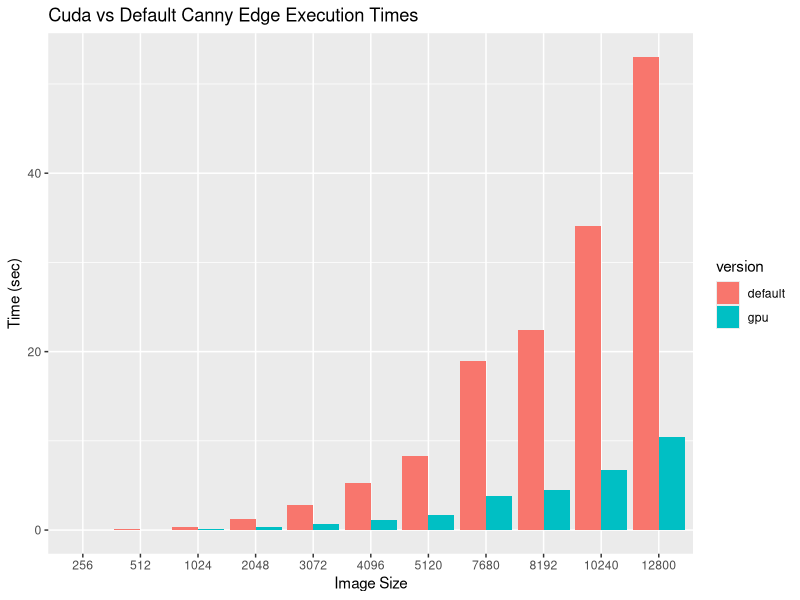

The R script that drew this image:
library(tidyverse)
library(dplyr)

s <- list(256, 512, 1024, 2048, 3072, 4096, 5120, 7680, 8192, 10240, 12800)
cuda_timings <- read_csv("results/cuda_timings.csv")
default_timings <- read_csv("results/default_timings.csv")

colnames(cuda_timings) <- c("size","time")
cdf <- data.frame(version=character(),size=integer(),time=double())

colnames(default_timings) <- c("size","time")
ddf <- data.frame(version=character(),size=integer(),time=double())

for (x in s) {
  res <- cuda_timings %>%
    filter(size == x) %>%
    group_by(size) %>%
    summarize(mean(time))
  
  cdf[nrow(cdf) + 1,] <- c("gpu", res)
}

for (x in s) {
  res <- default_timings %>%
    filter(size == x) %>%
    group_by(size) %>%
    summarize(mean(time))
  
  ddf[nrow(ddf) + 1,] <- c("default", res)
}

pdf <- rbind(cdf, ddf)
pdf$size <- as.character(pdf$size)

pdf %>%
  ggplot(aes(reorder(size,time), time, fill=version)) +
  geom_bar(stat="identity", position="dodge") +
  labs(title="Cuda vs Default Canny Edge Execution Times",
       x="Image Size", y="Time (sec)")

sdf <- data.frame(size=integer(), Ts=double(), Tp=double(), speedup=double())
for (x in s) {
  tp <- cdf %>% filter(size == x)
  ts <- ddf %>% filter(size == x)
  su <- ts$time / tp$time
  sdf[nrow(sdf) + 1,] <- c(x, ts$time, tp$time, su)
}
write.csv(sdf, file="results/speedup.csv")
